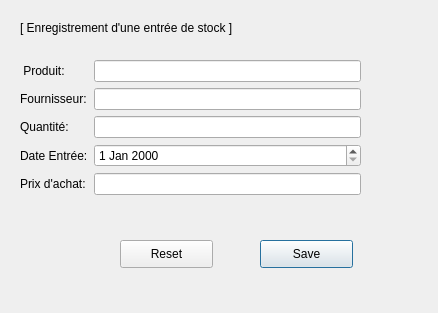
<?xml version="1.0" encoding="UTF-8"?>
<ui version="4.0">
 <class>EntreeStock</class>
 <widget class="QDialog" name="EntreeStock">
  <property name="geometry">
   <rect>
    <x>0</x>
    <y>0</y>
    <width>438</width>
    <height>313</height>
   </rect>
  </property>
  <property name="windowTitle">
   <string>Enregistrement d'une entrée de stock</string>
  </property>
  <widget class="QWidget" name="formLayoutWidget">
   <property name="geometry">
    <rect>
     <x>20</x>
     <y>60</y>
     <width>341</width>
     <height>141</height>
    </rect>
   </property>
   <layout class="QFormLayout" name="formLayout">
    <item row="0" column="0">
     <widget class="QLabel" name="label">
      <property name="text">
       <string> Produit:</string>
      </property>
     </widget>
    </item>
    <item row="2" column="0">
     <widget class="QLabel" name="label_2">
      <property name="text">
       <string>Quantité:</string>
      </property>
     </widget>
    </item>
    <item row="0" column="1">
     <widget class="QLineEdit" name="txtEntreePrN"/>
    </item>
    <item row="2" column="1">
     <widget class="QLineEdit" name="txtEntreeQte">
      <property name="text">
       <string/>
      </property>
     </widget>
    </item>
    <item row="1" column="0">
     <widget class="QLabel" name="label_4">
      <property name="text">
       <string>Fournisseur:</string>
      </property>
     </widget>
    </item>
    <item row="1" column="1">
     <widget class="QLineEdit" name="txtEntreeFour"/>
    </item>
    <item row="3" column="0">
     <widget class="QLabel" name="label_5">
      <property name="text">
       <string>Date Entrée:</string>
      </property>
     </widget>
    </item>
    <item row="3" column="1">
     <widget class="QDateEdit" name="dateEdit"/>
    </item>
    <item row="4" column="1">
     <widget class="QLineEdit" name="txtPrixAchat"/>
    </item>
    <item row="4" column="0">
     <widget class="QLabel" name="label_6">
      <property name="text">
       <string>Prix d'achat:</string>
      </property>
     </widget>
    </item>
   </layout>
  </widget>
  <widget class="QPushButton" name="btnSave3">
   <property name="geometry">
    <rect>
     <x>260</x>
     <y>240</y>
     <width>93</width>
     <height>28</height>
    </rect>
   </property>
   <property name="text">
    <string>Save</string>
   </property>
  </widget>
  <widget class="QPushButton" name="btnReset3">
   <property name="geometry">
    <rect>
     <x>120</x>
     <y>240</y>
     <width>93</width>
     <height>28</height>
    </rect>
   </property>
   <property name="text">
    <string>Reset</string>
   </property>
  </widget>
  <widget class="QLabel" name="label_3">
   <property name="geometry">
    <rect>
     <x>20</x>
     <y>20</y>
     <width>291</width>
     <height>16</height>
    </rect>
   </property>
   <property name="text">
    <string>[ Enregistrement d'une entrée de stock ]</string>
   </property>
  </widget>
  <widget class="QLabel" name="lblInfo">
   <property name="geometry">
    <rect>
     <x>100</x>
     <y>210</y>
     <width>261</width>
     <height>20</height>
    </rect>
   </property>
   <property name="text">
    <string/>
   </property>
  </widget>
 </widget>
 <resources/>
 <connections/>
</ui>
